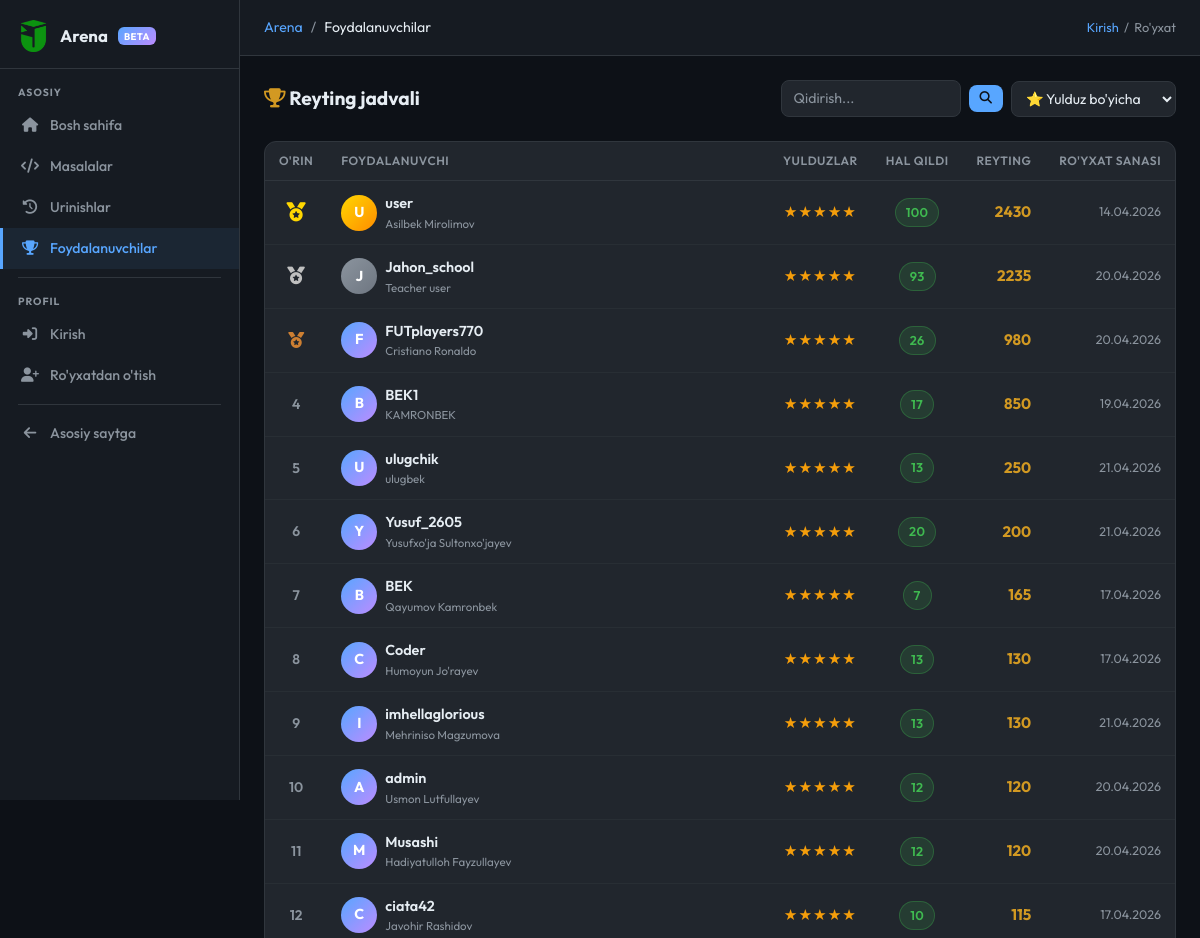
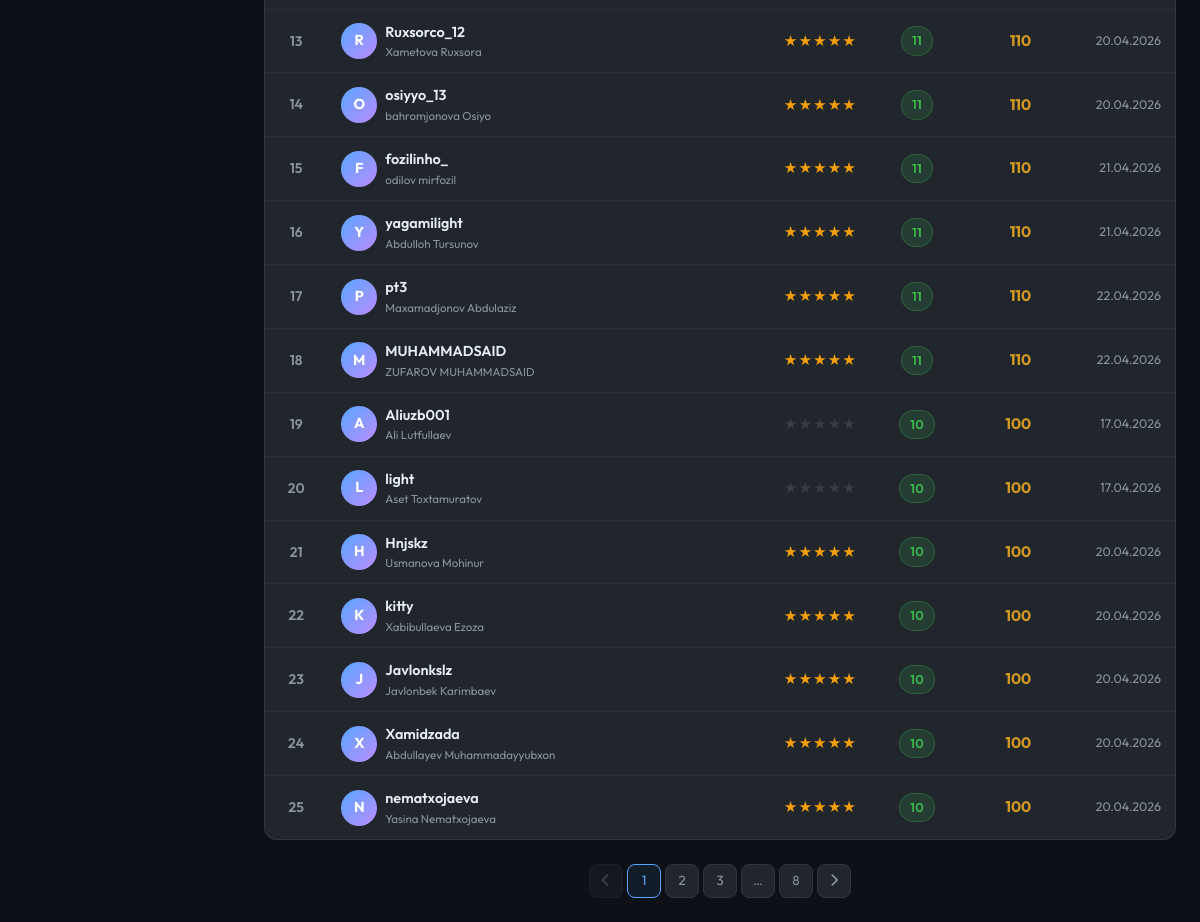
The app's page /arena/users with its own data (2 pictures, top to bottom).
### models.py (models this page shows, shortened)
class ArenaUser(db.Model):
    __tablename__ = 'arena_users'
    id = db.Column(db.Integer, primary_key=True)
    username = db.Column(db.String(50), unique=True, nullable=False)
    full_name = db.Column(db.String(100), nullable=False)
    age = db.Column(db.Integer)
    password_hash = db.Column(db.String(256), nullable=False)
    bio = db.Column(db.Text, default='')
    rating = db.Column(db.Integer, default=0)
    problems_solved = db.Column(db.Integer, default=0)
    total_stars = db.Column(db.Integer, default=0)
    created_at = db.Column(db.DateTime, default=tashkent_now)
    last_seen = db.Column(db.DateTime, default=tashkent_now)
    submissions = db.relationship('ArenaSubmission', backref='user', lazy='dynamic')
    __table_args__ = (
        db.Index('ix_arena_user_username', 'username'),
        db.Index('ix_arena_user_rating', 'rating'),
    )

### routes/arena.py (the view)
@arena_bp.route('/users')
def users():
    page   = request.args.get('page', 1, type=int)
    search = request.args.get('q', '').strip()
    sort   = request.args.get('sort', 'stars')
    q = ArenaUser.query
    if search:
        q = q.filter(ArenaUser.username.ilike(f'%{search}%') |
                     ArenaUser.full_name.ilike(f'%{search}%'))
    if sort == 'solved':
        q = q.order_by(ArenaUser.problems_solved.desc(), ArenaUser.rating.desc())
    elif sort == 'rating':
        q = q.order_by(ArenaUser.rating.desc(), ArenaUser.problems_solved.desc())
    elif sort == 'new':
        q = q.order_by(ArenaUser.created_at.desc())
    else:  # 'stars' — default: most rating (stars) first
        q = q.order_by(ArenaUser.rating.desc(),
                       ArenaUser.problems_solved.desc(),
                       ArenaUser.created_at.asc())
    paginated = q.paginate(page=page, per_page=25, error_out=False)
    return render_template('arena/users.html',
                           users=paginated,
                           search=search,
                           sort=sort)

### routes/arena.py (called while the page is built)
def _current_user():
    uid = session.get('arena_user_id')
    if not uid:
        return None
    return ArenaUser.query.get(uid)

def _is_arena_admin():
    u = _current_user()
    return u is not None and u.username.lower() == ARENA_ADMIN_USERNAME

@arena_bp.context_processor
def _inject():
    u = _current_user()
    if u:
        u.last_seen = tashkent_now()
        try:
            db.session.commit()
        except Exception:
            db.session.rollback()
    return dict(arena_user=u, is_arena_admin=_is_arena_admin())

### templates/arena/users.html (shortened to what this page needs)
{% extends "arena/base.html" %}
{% block breadcrumb %}<li class="breadcrumb-item active">Foydalanuvchilar</li>{% endblock %}
{% block content %}
<div class="d-flex align-items-center justify-content-between mb-4 flex-wrap gap-2">
  <h2 style="font-size:1.2rem; font-weight:700; margin:0;">
    <i class="fas fa-trophy" style="color:var(--ar-yellow)"></i> Reyting jadvali
  </h2>
  <form method="GET" class="d-flex gap-2 align-items-center" style="flex-wrap:nowrap;">
    <input class="ar-input" type="text" name="q" value="{{ search }}"
           placeholder="Qidirish..." style="width:180px; padding:7px 12px; flex-shrink:0;">
    <button type="submit" class="ar-btn ar-btn-primary ar-btn-sm" style="flex-shrink:0; padding:7px 11px;">
      <i class="fas fa-search"></i>
    </button>
    <select name="sort" class="ar-input" style="padding:7px 10px; cursor:pointer; width:auto; flex-shrink:0;"
            onchange="this.form.submit()">
      <option value="stars"  {% if sort=='stars'  or not sort %}selected{% endif %}>⭐ Yulduz bo'yicha</option>
    </select>
  </form>
</div>
<div class="ar-card">
  <table class="ar-table">
    <thead><tr>
      <th style="width:60px; text-align:center">O'rin</th>
      <th>Foydalanuvchi</th>
      <th style="text-align:center; width:100px">Yulduzlar</th>
      <th style="text-align:center; width:80px">Hal qildi</th>
      <th style="text-align:right; width:80px">Reyting</th>
      <th style="text-align:right; width:120px">Ro'yxat sanasi</th>
    </tr></thead>
    <tbody>
    {% set offset = (users.page - 1) * users.per_page %}
    {% for u in users.items %}
    {% set rank = offset + loop.index %}
    {% set star_count = [[(u.total_stars // 10), 5] | min, 0] | max %}
    <tr>
      <td style="text-align:center;">
        {% if rank == 1 %}
          <span style="font-size:1.2rem; color:#ffd700"><i class="fas fa-medal"></i></span>
        {% elif rank == 2 %}
          <span style="font-size:1.1rem; color:#c0c0c0"><i class="fas fa-medal"></i></span>
        {% elif rank == 3 %}
          <span style="font-size:1rem; color:#cd7f32"><i class="fas fa-medal"></i></span>
        {% else %}
          <span style="color:var(--ar-muted); font-weight:600;">{{ rank }}</span>
        {% endif %}
      </td>
      <td>
        <div class="d-flex align-items-center gap-2">
          <div style="width:36px;height:36px;border-radius:50%;
                      background:linear-gradient(135deg,
                        {% if rank==1 %}#ffd700,#ff8c00
                        {% elif rank==2 %}#8b949e,#6e7681
                        {% else %}#58a6ff,#bc8cff{% endif %});
                      display:inline-flex;align-items:center;justify-content:center;
                      font-size:.9rem;font-weight:700;color:#fff;flex-shrink:0;">
            {{ u.username[0].upper() }}
          </div>
          <div>
            <a href="{{ url_for('arena.profile', username=u.username) }}"
               style="color:var(--ar-text); text-decoration:none; font-weight:600; font-size:.9rem;">
              {{ u.username }}
            </a>
            <div style="font-size:.72rem; color:var(--ar-muted);">{{ u.full_name }}</div>
          </div>
        </div>
      </td>
      <td style="text-align:center;">
        <span style="font-size:.95rem; letter-spacing:1px;" title="{{ u.rating }} ball">
          {%- for n in range(1, 6) -%}
            {%- if n <= star_count -%}
              <span style="color:#f59e0b;">★</span>
            {%- else -%}
              <span style="color:#3a3c40;">★</span>
            {%- endif -%}
          {%- endfor -%}
        </span>
      </td>
      <td style="text-align:center;">
        <span class="ar-badge badge-ac" style="font-size:.8rem; padding:4px 10px;">
          {{ u.problems_solved }}
        </span>
      </td>
      <td style="text-align:right; font-weight:700; color:var(--ar-yellow); font-size:.95rem;">
        {{ u.rating }}
      </td>
      <td style="text-align:right; color:var(--ar-muted); font-size:.78rem;">
        {{ u.created_at.strftime('%d.%m.%Y') }}
      </td>
    </tr>
    {% endfor %}
    </tbody>
  </table>
</div>
{% if users.pages > 1 %}
<div class="d-flex justify-content-center mt-4">
  <div class="ar-pagination">
    <a href="{{ url_for('arena.users', page=users.prev_num, q=search, sort=sort) }}"
       class="ar-page-btn {% if not users.has_prev %}disabled{% endif %}">
      <i class="fas fa-chevron-left"></i>
    </a>
    {% for pg in users.iter_pages(left_edge=1, right_edge=1, left_current=2, right_current=2) %}
      {% if pg %}
        <a href="{{ url_for('arena.users', page=pg, q=search, sort=sort) }}"
           class="ar-page-btn {% if pg == users.page %}active{% endif %}">{{ pg }}</a>
      {% else %}
        <span class="ar-page-btn" style="pointer-events:none;">…</span>
      {% endif %}
    {% endfor %}
    <a href="{{ url_for('arena.users', page=users.next_num, q=search, sort=sort) }}"
       class="ar-page-btn {% if not users.has_next %}disabled{% endif %}">
      <i class="fas fa-chevron-right"></i>
    </a>
  </div>
</div>
{% endif %}
{% endblock %}

### templates/arena/base.html (style rules this page uses)
:root { --ar-bg: #0d1117; --ar-surface: #161b22; --ar-card: #21262d; --ar-border: #30363d; --ar-text: #e6edf3; --ar-muted: #8b949e; --ar-primary: #58a6ff; --ar-green: #3fb950; --ar-red: #f85149; --ar-yellow: #d29922; --ar-purple: #bc8cff; --ar-orange: #ffa657; --sidebar-w: 240px; }
* { box-sizing: border-box; }
body { font-family: 'Outfit', sans-serif; background: var(--ar-bg); color: var(--ar-text); min-height: 100vh; margin: 0; }
.ar-topbar .breadcrumb-item + .breadcrumb-item::before { color: var(--ar-muted); }
.ar-card { background: var(--ar-card); border: 1px solid var(--ar-border); border-radius: 12px; overflow: hidden; }
.badge-ac { background: rgba(63,185,80,.15); color: var(--ar-green); border: 1px solid rgba(63,185,80,.3); }
.ar-badge { display: inline-flex; align-items: center; padding: 3px 9px; border-radius: 20px; font-size: 0.72rem; font-weight: 600; letter-spacing: 0.3px; }
.ar-table { width: 100%; border-collapse: collapse; font-size: 0.87rem; }
.ar-table th { padding: 10px 14px; color: var(--ar-muted); font-weight: 600; font-size: 0.75rem; text-transform: uppercase; letter-spacing: 0.5px; border-bottom: 1px solid var(--ar-border); white-space: nowrap; }
.ar-table td { padding: 12px 14px; border-bottom: 1px solid rgba(48,54,61,.5); vertical-align: middle; }
.ar-table tr:last-child td { border-bottom: none; }
.ar-input { background: var(--ar-card); border: 1px solid var(--ar-border); border-radius: 8px; color: var(--ar-text); padding: 10px 14px; width: 100%; font-family: 'Outfit', sans-serif; font-size: 0.88rem; outline: none; transition: border-color 0.15s; }
.ar-input::placeholder { color: var(--ar-muted); }
.ar-btn { display: inline-flex; align-items: center; gap: 7px; padding: 9px 20px; border-radius: 8px; font-family: 'Outfit', sans-serif; font-size: 0.88rem; font-weight: 600; border: none; cursor: pointer; text-decoration: none; transition: all 0.15s; }
.ar-btn-primary { background: var(--ar-primary); color: #0d1117; }
.ar-btn-sm { padding: 5px 12px; font-size: 0.78rem; }
.ar-pagination { display: flex; gap: 4px; }
.ar-page-btn { display: inline-flex; align-items: center; justify-content: center; min-width: 34px; height: 34px; border-radius: 8px; border: 1px solid var(--ar-border); background: var(--ar-card); color: var(--ar-muted); text-decoration: none; font-size: 0.83rem; transition: all 0.15s; }
.ar-page-btn:hover, .ar-page-btn.active { border-color: var(--ar-primary); color: var(--ar-primary); background: rgba(88,166,255,.08); }
.ar-page-btn.disabled { opacity: .4; pointer-events: none; }

### records on screen
ArenaUser: username "U", username "user", full_name "Asilbek Mirolimov", problems_solved "100", rating "2430", created_at "14.04.2026"
ArenaUser: username "J", username "Jahon_school", full_name "Teacher user", problems_solved "93", rating "2235", created_at "20.04.2026"
ArenaUser: username "F", username "FUTplayers770", full_name "Cristiano Ronaldo", problems_solved "26", rating "980", created_at "20.04.2026"
ArenaUser: rank "4", username "B", username "BEK1", full_name "KAMRONBEK", problems_solved "17", rating "850", created_at "19.04.2026"
ArenaUser: rank "5", username "U", username "ulugchik", full_name "ulugbek", problems_solved "13", rating "250", created_at "21.04.2026"
ArenaUser: rank "6", username "Y", username "Yusuf_2605", full_name "Yusufxo'ja Sultonxo'jayev", problems_solved "20", rating "200", created_at "21.04.2026"
ArenaUser: problems_solved "7", username "B", username "BEK", full_name "Qayumov Kamronbek", rating "165", created_at "17.04.2026"
ArenaUser: rank "8", username "C", username "Coder", full_name "Humoyun Jo'rayev", problems_solved "13", rating "130", created_at "17.04.2026"
ArenaUser: rank "9", username "I", username "imhellaglorious", full_name "Mehriniso Magzumova", problems_solved "13", rating "130", created_at "21.04.2026"
ArenaUser: rank "10", username "A", username "admin", full_name "Usmon Lutfullayev", problems_solved "12", rating "120", created_at "20.04.2026"
ArenaUser: rank "11", username "M", username "Musashi", full_name "Hadiyatulloh Fayzullayev", problems_solved "12", rating "120", created_at "20.04.2026"
ArenaUser: rank "12", username "C", username "ciata42", full_name "Javohir Rashidov", problems_solved "10", rating "115", created_at "17.04.2026"
ArenaUser: age "13", username "R", username "Ruxsorco_12", full_name "Xametova Ruxsora", problems_solved "11", rating "110", created_at "20.04.2026"
ArenaUser: rank "14", username "O", username "osiyyo_13", full_name "bahromjonova Osiyo", problems_solved "11", rating "110", created_at "20.04.2026"
ArenaUser: age "15", username "F", username "fozilinho_", full_name "odilov mirfozil", problems_solved "11", rating "110", created_at "21.04.2026"
ArenaUser: rank "16", username "Y", username "yagamilight", full_name "Abdulloh Tursunov", problems_solved "11", rating "110", created_at "21.04.2026"
ArenaUser: rank "17", username "P", username "pt3", full_name "Maxamadjonov Abdulaziz", problems_solved "11", rating "110", created_at "22.04.2026"
ArenaUser: rank "18", username "M", username "MUHAMMADSAID", full_name "ZUFAROV MUHAMMADSAID", problems_solved "11", rating "110", created_at "22.04.2026"
ArenaUser: rank "19", username "A", username "Aliuzb001", full_name "Ali Lutfullaev", problems_solved "10", rating "100", created_at "17.04.2026"
ArenaUser: rank "20", username "L", username "light", full_name "Aset Toxtamuratov", problems_solved "10", rating "100", created_at "17.04.2026"
ArenaUser: rank "21", username "H", username "Hnjskz", full_name "Usmanova Mohinur", problems_solved "10", rating "100", created_at "20.04.2026"
ArenaUser: rank "22", username "K", username "kitty", full_name "Xabibullaeva Ezoza", problems_solved "10", rating "100", created_at "20.04.2026"
ArenaUser: rank "23", username "J", username "Javlonkslz", full_name "Javlonbek Karimbaev", problems_solved "10", rating "100", created_at "20.04.2026"
ArenaUser: rank "24", username "X", username "Xamidzada", full_name "Abdullayev Muhammadayyubxon", problems_solved "10", rating "100", created_at "20.04.2026"
ArenaUser: rank "25", username "N", username "nematxojaeva", full_name "Yasina Nematxojaeva", problems_solved "10", rating "100", created_at "20.04.2026"

### other values on screen
{{ pg }} "1" "2" "3" "8"
